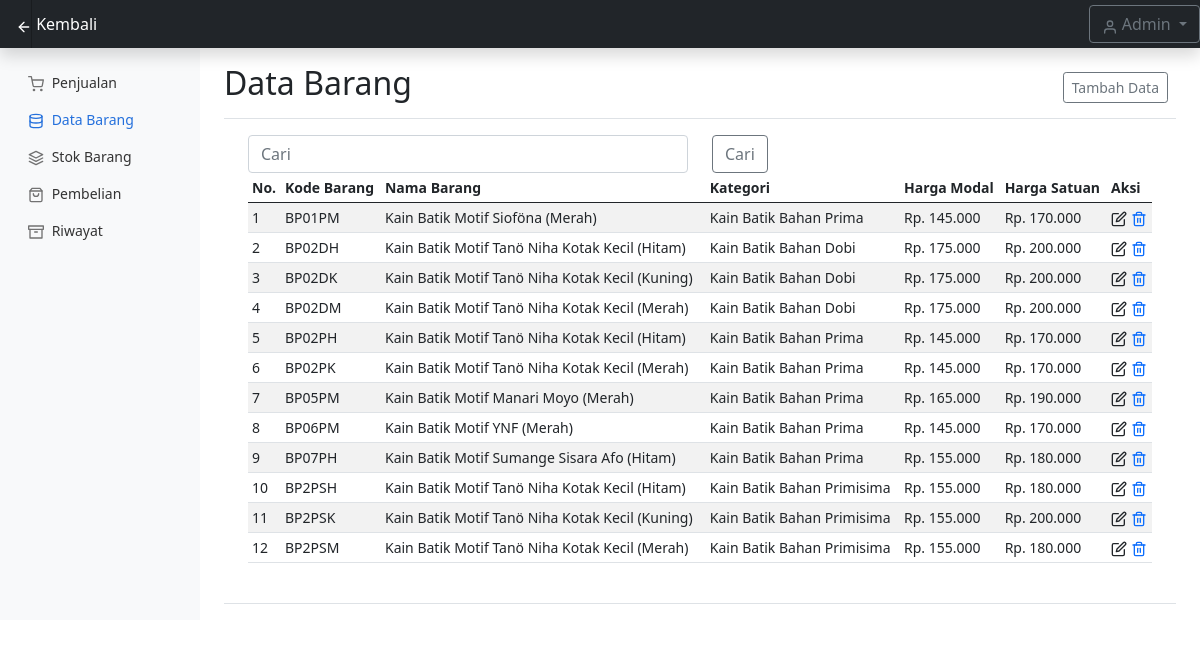
/databarang.php (signed in), run on the app's committed database.
### tables this page shows
CREATE TABLE `data_barang` (
  `kode_barang` char(6) NOT NULL,
  `nama_barang` char(100) NOT NULL,
  `kategori` char(100) NOT NULL,
  `harga_modal` int(11) NOT NULL,
  `harga_satuan` int(11) NOT NULL,
  `jumlah_stok` int(11) NOT NULL
);

### function.php (called while the page is built, shortened)
<?php
function query($query) {
	global $conn;
	$result = mysqli_query($conn, $query);
	$rows = [];
	while($row = mysqli_fetch_assoc($result)){
		$rows[] = $row;
	}
	return $rows;
}
 ?>

### databarang.php (the view, shortened to what this page needs)
<?php
require 'config.php';
require 'function.php';
$databarang = query("SELECT * FROM data_barang ");
?>
<!doctype html>
<html lang="en">
<head>
  <link href="assets/dist/css/bootstrap.min.css" rel="stylesheet">
  <link href="css/dashboard.css" rel="stylesheet">
</head>
<body>
  <header class="navbar navbar-dark sticky-top bg-dark flex-md-nowrap p-0 shadow">
  <div class="d-flex align-items-center">
    <a class="navbar-brand col-md-3 col-lg-2 me-0 px-3 bg-dark" href="dashboard.php">
      <span data-feather="arrow-left"></span>
      Kembali
    </a>
  </div>
  <div class="ml-auto d-flex align-items-center">
    <div class="btn-group">
      <button type="button" class="btn btn-outline-secondary dropdown-toggle" data-bs-toggle="dropdown" aria-expanded="false">
        <a data-feather="user"></a>
        <?= ucfirst($_SESSION['username']); ?>
      </button>
    </div>
  </div>
</header>
  <div class="container-fluid">
    <div class="row">
      <nav id="sidebarMenu" class="col-md-3 col-lg-2 d-md-block bg-light sidebar collapse">
      <div class="position-sticky pt-3">
        <ul class="nav flex-column">
          <li class="nav-item">
            <a class="nav-link" href="penjualan.php">
              <span data-feather="shopping-cart"></span>
              Penjualan
            </a>
          </li>
          <li class="nav-item">
            <a class="nav-link active" aria-current="page" href="databarang.php">
              <span data-feather="database"></span>
              Data Barang
            </a>
          </li>
          <li class="nav-item">
            <a class="nav-link" href="stokbarang.php">
              <span data-feather="layers"></span>
              Stok Barang
            </a>
          </li>
          <li class="nav-item">
            <a class="nav-link" href="pembelian.php">
              <span data-feather="shopping-bag"></span>
              Pembelian
            </a>
          </li>
          <li class="nav-item">
            <a class="nav-link" href="riwayat.php">
              <span data-feather="archive"></span>
              Riwayat
            </a>
          </li>
        </ul>
      </div>
    </nav>
      <main class="col-md-9 ms-sm-auto col-lg-10 px-md-4">
        <div class="d-flex justify-content-between flex-wrap flex-md-nowrap align-items-center pt-3 pb-2 mb-3 border-bottom">
          <h1 class="h2">Data Barang</h1>
          <div class="btn-toolbar mb-2 mb-md-0">
            <div class="btn-group me-2">
              <button type="button" class="btn btn-sm btn-outline-secondary" data-bs-toggle="modal" data-bs-target="#modaltambah">Tambah Data</button>
            </div>
          </div>
        </div>
      <form method="post">
        <div class="container">
          <div class="row">
            <div class="col">
              <input type="text" class="form-control" autofocus placeholder="Cari" name="keywordbarang" autocomplete="off">
            </div>
            <div class="col">
              <button class="btn btn-outline-secondary" type="submit" name="caribarang" >Cari</button>
            </div>
          </div>
        </div>
      </form>
      <div class="container">
        <div class="table-responsive " style="max-height: 450px; overflow-y: scroll;">
          <table class="table table-striped table-sm">
            <thead>
              <tr>
                <th scope="col">No.</th>
                <th scope="col">Kode Barang</th>
                <th scope="col">Nama Barang</th>
                <th scope="col">Kategori</th>
                <th scope="col">Harga Modal</th>
                <th scope="col">Harga Satuan</th>
                <th scope="col">Aksi</th>
              </tr>
            </thead>
            <tbody>
              <form method="post">
                <?php $i = 1; ?>
                <?php foreach ($databarang as $row): ?>
                  <tr>
                    <td><?= $i; ?></td>
                    <td><?= $row["kode_barang"]; ?></td>
                    <td><?= $row["nama_barang"]; ?></td>
                    <td><?= $row["kategori"]; ?></td>
                    <td>Rp. <?=number_format($row["harga_modal"], 0, ',', '.');?></td>
                    <td>Rp. <?=number_format($row["harga_satuan"], 0, ',', '.');?></td>
                    <td>
                      <a><span data-feather="edit" data-bs-toggle="modal" data-bs-target="#modalubah<?= $row["kode_barang"]; ?>"></span></a>
                      <a href="?kode_barang=<?= $row['kode_barang']; ?>" onclick="return confirm('Apakah Anda yakin ingin menghapus data?')">
                        <span data-feather="trash-2"></span>
                      </a>
                    </td>
                  </tr>
                <?php $i++; ?>
                <?php endforeach; ?>
              </form>
            </tbody>
          </table>
        </div>
      </div>
      <div class="d-flex justify-content-between flex-wrap flex-md-nowrap align-items-center pt-3 pb-2 mb-3 border-bottom">
      </div>
      </main>
    </div>
  </div>
</body>
</html>

### css/dashboard.css (style rules this page uses)
body { font-size: .875rem; }
.feather { width: 16px; height: 16px; vertical-align: text-bottom; }
.sidebar { top: 0; bottom: 0; left: 0; z-index: 100; */ box-shadow: inset -1px 0 0 rgba(0, 0, 0, .1); }
.sidebar .nav-link { font-weight: 500; color: #333; }
.sidebar .nav-link .feather { margin-right: 4px; color: #727272; }
.sidebar .nav-link.active { color: #2470dc; }
.sidebar .nav-link:hover .feather, .sidebar .nav-link.active .feather { color: inherit; }
.navbar-brand { padding-top: .75rem; padding-bottom: .75rem; font-size: 1rem; background-color: rgba(0, 0, 0, .25); box-shadow: inset -1px 0 0 rgba(0, 0, 0, .25); }

### data on the page
data_barang: kode_barang "BP01PM", nama_barang "Kain Batik Motif Sioföna (Merah)", kategori "Kain Batik Bahan Prima", harga_modal "145.000", harga_satuan "170.000"
data_barang: kode_barang "BP02DH", nama_barang "Kain Batik Motif Tanö Niha Kotak Kecil (Hitam)", kategori "Kain Batik Bahan Dobi", harga_modal "175.000", harga_satuan "200.000"
data_barang: kode_barang "BP02DK", nama_barang "Kain Batik Motif Tanö Niha Kotak Kecil (Kuning)", kategori "Kain Batik Bahan Dobi", harga_modal "175.000", harga_satuan "200.000"
data_barang: kode_barang "BP02DM", nama_barang "Kain Batik Motif Tanö Niha Kotak Kecil (Merah)", kategori "Kain Batik Bahan Dobi", harga_modal "175.000", harga_satuan "200.000"
data_barang: kode_barang "BP02PH", nama_barang "Kain Batik Motif Tanö Niha Kotak Kecil (Hitam)", kategori "Kain Batik Bahan Prima", harga_modal "145.000", harga_satuan "170.000"
data_barang: kode_barang "BP02PK", nama_barang "Kain Batik Motif Tanö Niha Kotak Kecil (Merah)", kategori "Kain Batik Bahan Prima", harga_modal "145.000", harga_satuan "170.000"
data_barang: kode_barang "BP05PM", nama_barang "Kain Batik Motif Manari Moyo (Merah)", kategori "Kain Batik Bahan Prima", harga_modal "165.000", harga_satuan "190.000"
data_barang: kode_barang "BP06PM", nama_barang "Kain Batik Motif YNF (Merah)", kategori "Kain Batik Bahan Prima", harga_modal "145.000", harga_satuan "170.000"
data_barang: kode_barang "BP07PH", nama_barang "Kain Batik Motif Sumange Sisara Afo (Hitam)", kategori "Kain Batik Bahan Prima", harga_modal "155.000", harga_satuan "180.000"
data_barang: kode_barang "BP2PSH", nama_barang "Kain Batik Motif Tanö Niha Kotak Kecil (Hitam)", kategori "Kain Batik Bahan Primisima", harga_modal "155.000", harga_satuan "180.000"
data_barang: kode_barang "BP2PSK", nama_barang "Kain Batik Motif Tanö Niha Kotak Kecil (Kuning)", kategori "Kain Batik Bahan Primisima", harga_modal "155.000", harga_satuan "200.000"
data_barang: kode_barang "BP2PSM", nama_barang "Kain Batik Motif Tanö Niha Kotak Kecil (Merah)", kategori "Kain Batik Bahan Primisima", harga_modal "155.000", harga_satuan "180.000"

### other printed values
$_SESSION['username'] "Admin"
